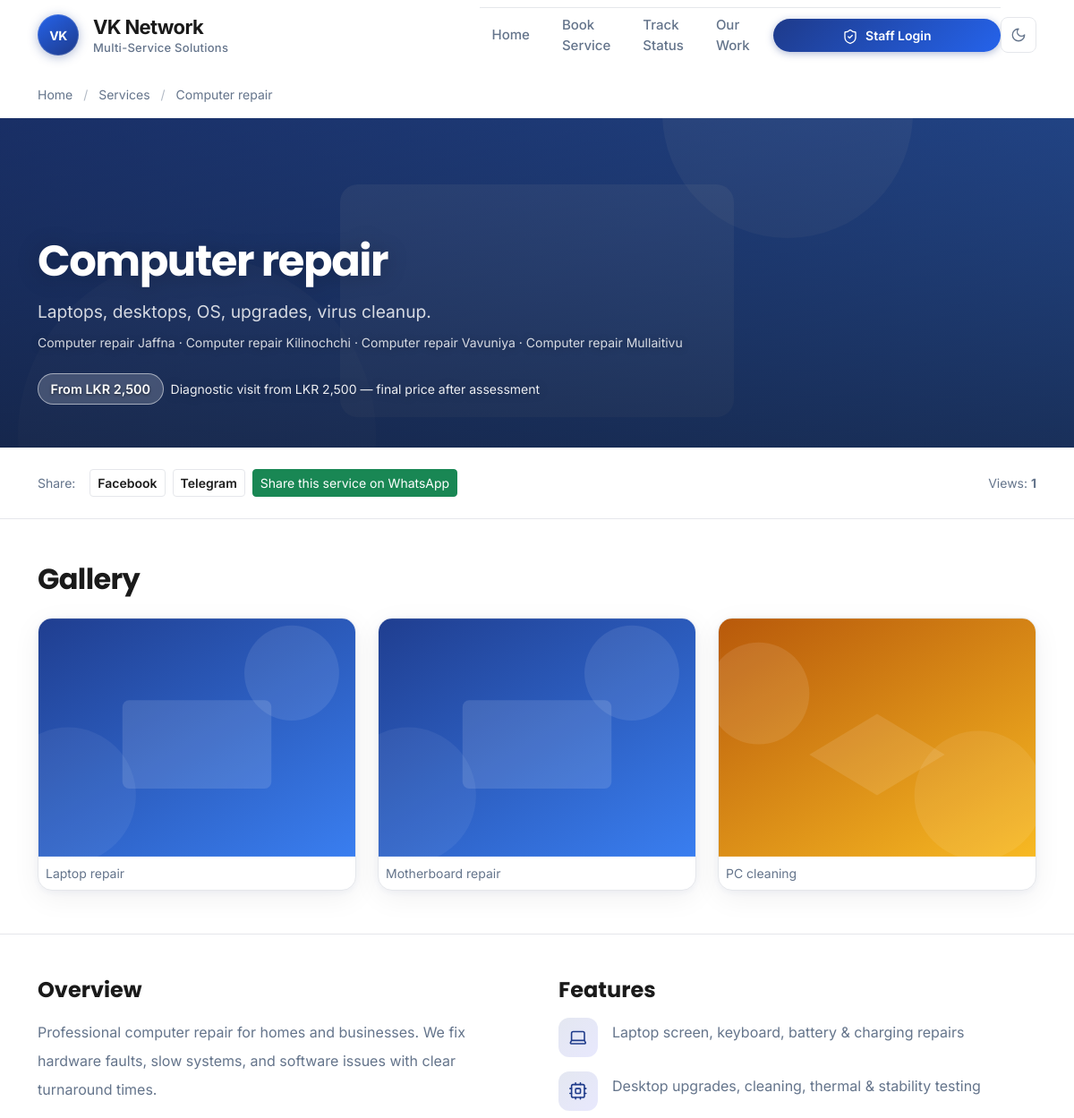
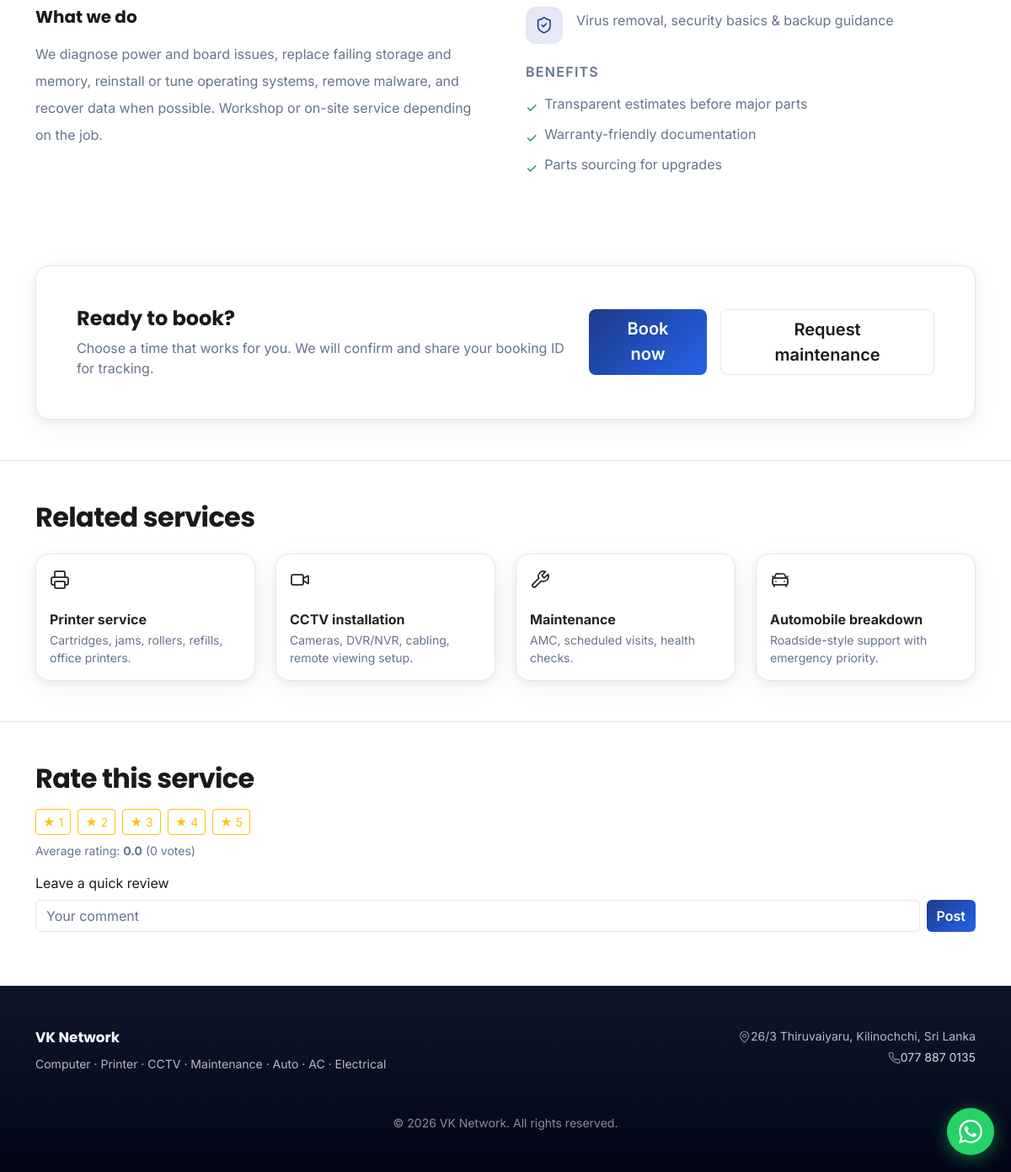
/service/index.php?slug=computer, run on the app's committed database (2 pictures, top to bottom).
### tables this page shows
CREATE TABLE web_services (
  id INT UNSIGNED AUTO_INCREMENT PRIMARY KEY,
  slug VARCHAR(64) NOT NULL UNIQUE,
  name VARCHAR(255) NOT NULL,
  short_description VARCHAR(512) NOT NULL,
  description TEXT NOT NULL,
  what_we_do TEXT NOT NULL,
  features_json TEXT,
  benefits_text TEXT,
  price_from DECIMAL(10,2) DEFAULT NULL,
  price_note VARCHAR(255) DEFAULT NULL,
  cover_image VARCHAR(512) DEFAULT NULL,
  lucide_icon VARCHAR(64) NOT NULL DEFAULT 'wrench',
  sort_order INT NOT NULL DEFAULT 0,
  active TINYINT(1) NOT NULL DEFAULT 1,
  created_at TIMESTAMP DEFAULT CURRENT_TIMESTAMP,
  updated_at TIMESTAMP NULL DEFAULT NULL ON UPDATE CURRENT_TIMESTAMP,
  INDEX idx_web_services_active (active, sort_order)
);

### service-details.php (the view, shortened to what the rows shown need)
<?php
$pdo = db();
$slugParam = trim((string) ($_GET['slug'] ?? ''));
$id = (int) ($_GET['id'] ?? 0);
$service = null;
if ($slugParam !== '') {
    $st = $pdo->prepare('SELECT * FROM web_services WHERE slug = ? AND active = 1 LIMIT 1');
    $st->execute([$slugParam]);
    $service = $st->fetch();
} elseif ($id > 0) {
    $st = $pdo->prepare('SELECT * FROM web_services WHERE id = ? AND active = 1 LIMIT 1');
    $st->execute([$id]);
    $service = $st->fetch();
}
$id = (int) $service['id'];
$relSt = $pdo->prepare(
    'SELECT id, slug, name, short_description, lucide_icon FROM web_services WHERE active = 1 AND id != ? ORDER BY sort_order ASC, id ASC LIMIT 4'
);
$relSt->execute([$id]);
$related = $relSt->fetchAll();
$benefitsRaw = trim((string) ($service['benefits_text'] ?? ''));
$benefits = $benefitsRaw !== '' ? preg_split('/\r\n|\r|\n/', $benefitsRaw) : [];
$benefits = array_values(array_filter(array_map('trim', $benefits)));
$seoAuto = vk_app_setting('seo_auto_enabled', '1') !== '0';
$localPack = $seoAuto ? vk_local_keyword_pack((string) $service['name']) : [];
$svcSlug = trim((string) ($service['slug'] ?? ''));
$cover = trim((string) ($service['cover_image'] ?? ''));
$heroClass = 'vk-svc-hero';
$heroStyle = '';
if ($cover !== '' && public_asset_file_exists($cover)) {
    $heroClass .= ' has-cover';
    $u = public_asset_url($cover);
    $heroStyle = 'background-image:url(' . htmlspecialchars($u, ENT_QUOTES, 'UTF-8') . ');';
}
require __DIR__ . '/includes/public_header.php';
?>
<div class="vk-pub-page" data-vk-service-slug="<?= e($svcSlug !== '' ? $svcSlug : ('id-' . $id)) ?>">
    <div class="container py-3">
        <nav class="vk-svc-breadcrumb mb-0" aria-label="Breadcrumb" data-aos="fade-down" data-aos-duration="500">
            <a href="<?= e(BASE_URL) ?>/index.php">Home</a>
            <span class="mx-2 opacity-50">/</span>
            <a href="<?= e(BASE_URL) ?>/index.php#services">Services</a>
            <span class="mx-2 opacity-50">/</span>
            <span class="text-body-secondary"><?= e($service['name']) ?></span>
        </nav>
    </div>
    <section class="<?= e($heroClass) ?>" style="<?= $heroStyle ?>">
        <div class="vk-svc-hero-overlay" aria-hidden="true"></div>
        <div class="container vk-svc-hero-inner" data-aos="fade-up" data-aos-duration="700">
            <h1 class="vk-svc-hero-title mb-3"><?= e($service['name']) ?></h1>
            <p class="vk-svc-hero-lead mb-0"><?= e($service['short_description']) ?></p>
            <?php if ($localPack): ?><p class="small mt-2 mb-0 vk-svc-hero-meta"><?= e(implode(' · ', $localPack)) ?></p><?php endif; ?>
            <?php
            $pf = $service['price_from'] ?? null;
            $pn = trim((string) ($service['price_note'] ?? ''));
            if ($pf !== null && (float) $pf > 0): ?>
                <div class="mt-4 d-flex flex-wrap align-items-center gap-2">
                    <span class="vk-svc-price-pill">From LKR <?= e(number_format((float) $pf, 0, '.', ',')) ?></span>
                    <?php if ($pn !== ''): ?>
                        <span class="small vk-svc-hero-note"><?= e($pn) ?></span>
                    <?php endif; ?>
                </div>
            <?php elseif ($pn !== ''): ?>
                <p class="mt-4 mb-0 small text-white-75"><?= e($pn) ?></p>
            <?php endif; ?>
        </div>
    </section>
    <section class="py-4 border-bottom border-opacity-10" style="border-color: var(--vk-pub-border) !important;">
        <div class="container d-flex flex-wrap align-items-center gap-2">
        </div>
    </section>
    <section class="py-5 border-bottom border-opacity-10" style="border-color: var(--vk-pub-border) !important;">
        <div class="container">
            <h2 class="vk-section-title mb-4" data-aos="fade-up">Gallery</h2>
        </div>
    </section>
    <section class="py-5 vk-pub-section-alt">
        <div class="container">
            <div class="row g-5 align-items-start">
                <div class="col-lg-6" data-aos="fade-up" data-aos-duration="650">
                    <h2 class="h4 fw-bold mb-3" style="font-family: Poppins, sans-serif;">Overview</h2>
                    <p class="text-muted lh-lg mb-4"><?= nl2br(e((string) $service['description'])) ?></p>
                    <h3 class="h5 fw-bold mb-3" style="font-family: Poppins, sans-serif;">What we do</h3>
                    <p class="text-muted lh-lg mb-0"><?= nl2br(e((string) $service['what_we_do'])) ?></p>
                </div>
                <div class="col-lg-6" data-aos="fade-up" data-aos-duration="650" data-aos-delay="80">
                    <h2 class="h4 fw-bold mb-3" style="font-family: Poppins, sans-serif;">Features</h2>
                    <?php if ($benefits): ?>
                        <ul class="list-unstyled mb-0">
                            <?php foreach ($benefits as $b): ?>
                                <li class="d-flex align-items-start gap-2 mb-2 text-muted">
                                    <span class="text-success flex-shrink-0 mt-1" aria-hidden="true">✓</span>
                                    <span><?= e($b) ?></span>
                                </li>
                            <?php endforeach; ?>
                        </ul>
                    <?php endif; ?>
                </div>
            </div>
        </div>
    </section>
    <section class="py-5">
        <div class="container">
            <div class="vk-svc-cta-bar p-4 p-lg-5" data-aos="fade-up" data-aos-duration="600">
                <div class="row align-items-center g-4">
                    <div class="col-lg-7">
                        <h2 class="h4 fw-bold mb-2" style="font-family: Poppins, sans-serif;">Ready to book?</h2>
                    </div>
                </div>
            </div>
        </div>
    </section>
    <?php if ($related): ?>
    <section class="py-5 border-top border-opacity-10" style="border-color: var(--vk-pub-border) !important;">
        <div class="container">
            <h2 class="vk-section-title mb-4" data-aos="fade-up">Related services</h2>
            <div class="row g-4">
                <?php foreach ($related as $ri => $r): ?>
                    <div class="col-6 col-md-3" data-aos="fade-up" data-aos-delay="<?= (int) min(160, $ri * 45) ?>">
                        <a href="<?= e(vk_web_service_public_path((string) ($r['slug'] ?? ''), (int) $r['id'])) ?>" class="text-decoration-none text-body d-block h-100">
                            <div class="vk-svc-related-card p-3 h-100 position-relative">
                                <div class="vk-pub-icon-wrap mb-2" style="width:2.75rem;height:2.75rem;">
                                    <i data-lucide="<?= e((string) $r['lucide_icon']) ?>"></i>
                                </div>
                                <h3 class="h6 fw-bold mb-1"><?= e($r['name']) ?></h3>
                                <p class="small text-muted mb-0"><?= e($r['short_description']) ?></p>
                            </div>
                        </a>
                    </div>
                <?php endforeach; ?>
            </div>
        </div>
    </section>
    <?php endif; ?>
    <section class="py-5 border-top border-opacity-10" style="border-color: var(--vk-pub-border) !important;">
        <div class="container">
            <h2 class="vk-section-title mb-3">Rate this service</h2>
        </div>
    </section>
</div>
<?php require __DIR__ . '/includes/public_footer.php'; ?>

### data on the page
web_services: name "Computer repair", cover_image (picture), short_description "Laptops, desktops, OS, upgrades, virus cleanup.", name "Computer repair Jaffna · Computer repair Kilinochchi · Computer repair Vavuniya · Computer repair Mullaitivu", price_from "2,500", price_note "Diagnostic visit from LKR 2,500 — final price after assessment", description "Professional computer repair for homes and businesses. We fix hardware faults, slow systems, and software issues with clear turnaround times.", what_we_do "We diagnose power and board issues, replace failing storage and memory, reinstall or tune operating systems, remove malware, and recover data when possible. Workshop or on-site service depending on the job.", benefits_text "Transparent estimates before major parts", benefits_text "Warranty-friendly documentation", benefits_text "Parts sourcing for upgrades"
web_services: name "Printer service", short_description "Cartridges, jams, rollers, refills, office printers."
web_services: name "CCTV installation", short_description "Cameras, DVR/NVR, cabling, remote viewing setup."
web_services: name "Maintenance", short_description "AMC, scheduled visits, health checks."
web_services: name "Automobile breakdown", short_description "Roadside-style support with emergency priority."

### other printed values
$seoBrand "VK Network"
$cap "Laptop repair"
$cap "Motherboard repair"
$cap "PC cleaning"
$f['text'] "Laptop screen, keyboard, battery & charging repairs"
$f['text'] "Desktop upgrades, cleaning, thermal & stability testing"
$f['text'] "Virus removal, security basics & backup guidance"
